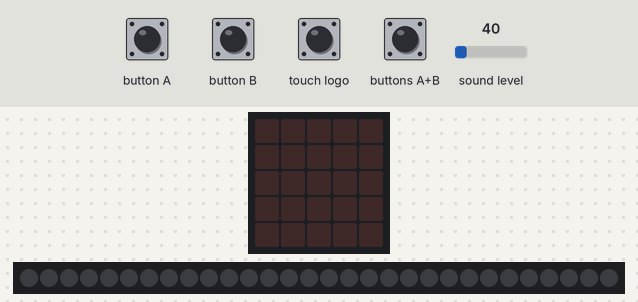
Simulated run of this program. Board: BBC micro:bit (MakeCode). Shown: the board's 5×5 LED display, 30 RGB LEDs in strip order, left to right. The test bench sets the inputs (shaded band); at power-on: sound level 40.

Above: at 1.2 s.
1.3 s: sound level set to 191
At 2.4 s:
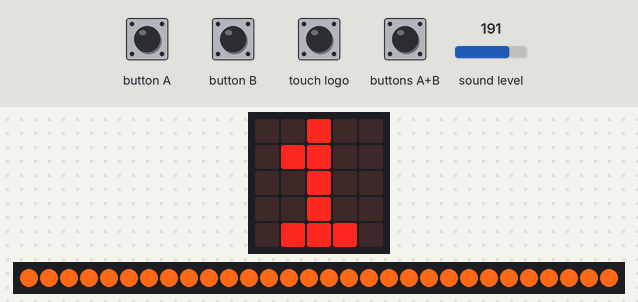
3.5 s: button A pressed for 0.15 s
At 4.37 s:
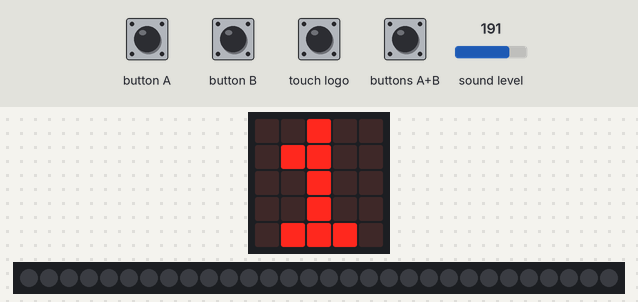
5.8 s: buttons A+B pressed for 0.15 s
At 7.0 s:
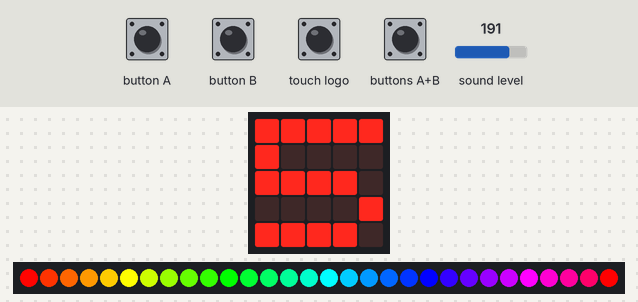
8.2 s: button A pressed for 0.15 s
At 10.0 s:
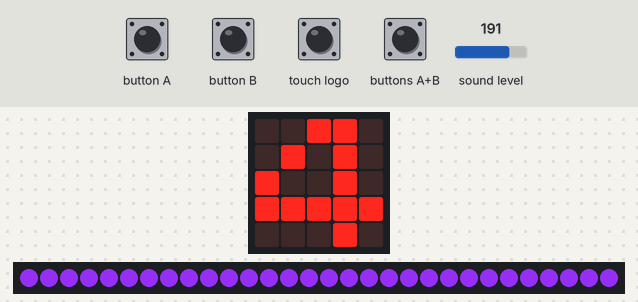
10.5 s: button B pressed for 0.15 s
At 11.35 s:
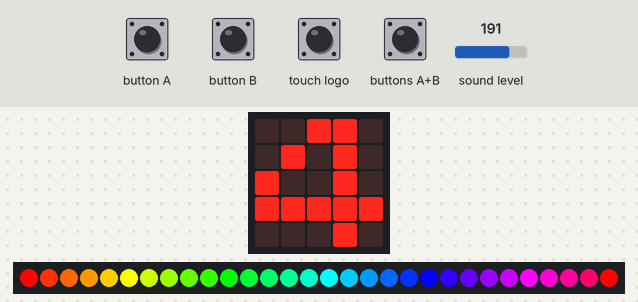
12.8 s: touch logo pressed for 0.15 s
At 13.67 s:
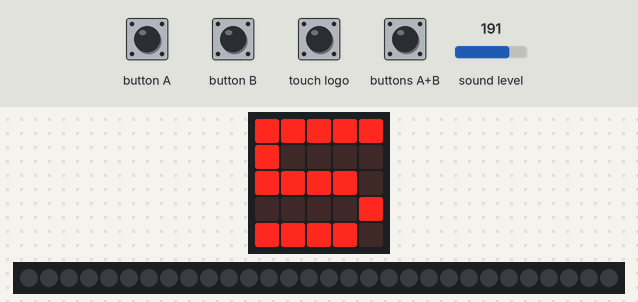
Timing chart, 0 to 15.8 s (numbered marks = the images above; inputs shaded):
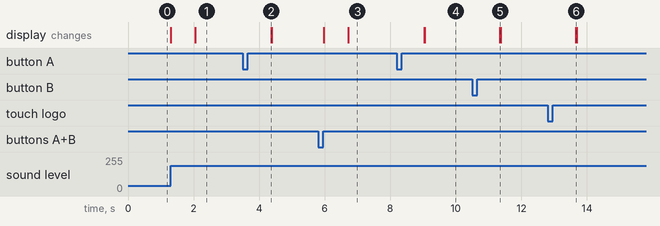

The program:

main.ts
```typescript
input.onButtonPressed(Button.A, function () {
    pocitadlo += -1
    pocitadlo = Math.constrain(pocitadlo, 0, 5)
})
input.onSound(DetectedSound.Loud, function () {
    if (pocitadlo != 0) {
        pocitadlo = 0
    } else {
        pocitadlo = 1
    }
})
input.onButtonPressed(Button.AB, function () {
    pocitadlo = 5
})
input.onButtonPressed(Button.B, function () {
    pocitadlo += 1
    pocitadlo = Math.constrain(pocitadlo, 0, 5)
})
input.onLogoEvent(TouchButtonEvent.Pressed, function () {
    pocitadlo = 0
})
let pocitadlo = 0
input.setSoundThreshold(SoundThreshold.Loud, 150)
let strip = neopixel.create(DigitalPin.P1, 30, NeoPixelMode.RGB)
strip.setBrightness(255)
pocitadlo = 0
strip.clear()
basic.forever(function () {
    if (pocitadlo != 0) {
        basic.showNumber(pocitadlo)
    } else {
        basic.clearScreen()
    }
    if (pocitadlo == 0) {
        strip.clear()
        strip.show()
    }
    if (pocitadlo == 1) {
        strip.showColor(neopixel.rgb(255, 103, 23))
    }
    if (pocitadlo == 2) {
        strip.showColor(neopixel.colors(NeoPixelColors.Blue))
    }
    if (pocitadlo == 3) {
        strip.showColor(neopixel.colors(NeoPixelColors.Indigo))
    }
    if (pocitadlo == 4) {
        strip.showColor(neopixel.colors(NeoPixelColors.Violet))
    }
    if (pocitadlo == 5) {
        strip.showRainbow(1, 360)
        strip.rotate(1)
    }
})
```

test.ts
```typescript
// Tady jsou testy. Při použití tohoto balíčku jako rozšíření nebude zkompilováno.
```

Measured:
- after the input at 1.3 s, the display: first changes at once (image 1 shows a later state)
- after the input at 5.8 s, the display: first changes after 0.17 s (image 3 shows a later state)
